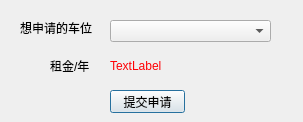
<?xml version="1.0" encoding="UTF-8"?>
<ui version="4.0">
 <class>ApplicateCarDialog</class>
 <widget class="QDialog" name="ApplicateCarDialog">
  <property name="geometry">
   <rect>
    <x>0</x>
    <y>0</y>
    <width>303</width>
    <height>122</height>
   </rect>
  </property>
  <property name="windowTitle">
   <string>申请车位</string>
  </property>
  <widget class="QComboBox" name="boxCar">
   <property name="geometry">
    <rect>
     <x>110</x>
     <y>20</y>
     <width>161</width>
     <height>22</height>
    </rect>
   </property>
  </widget>
  <widget class="QLabel" name="txtCar">
   <property name="geometry">
    <rect>
     <x>20</x>
     <y>20</y>
     <width>101</width>
     <height>16</height>
    </rect>
   </property>
   <property name="text">
    <string>想申请的车位</string>
   </property>
  </widget>
  <widget class="QPushButton" name="btnSubmit">
   <property name="geometry">
    <rect>
     <x>110</x>
     <y>90</y>
     <width>75</width>
     <height>23</height>
    </rect>
   </property>
   <property name="text">
    <string>提交申请</string>
   </property>
  </widget>
  <widget class="QLabel" name="label">
   <property name="geometry">
    <rect>
     <x>50</x>
     <y>60</y>
     <width>54</width>
     <height>12</height>
    </rect>
   </property>
   <property name="text">
    <string>租金/年</string>
   </property>
  </widget>
  <widget class="QLabel" name="txtPrice">
   <property name="geometry">
    <rect>
     <x>110</x>
     <y>60</y>
     <width>54</width>
     <height>12</height>
    </rect>
   </property>
   <property name="styleSheet">
    <string notr="true">color: rgb(255, 0, 4);</string>
   </property>
   <property name="text">
    <string>TextLabel</string>
   </property>
  </widget>
 </widget>
 <resources/>
 <connections>
  <connection>
   <sender>btnSubmit</sender>
   <signal>clicked()</signal>
   <receiver>ApplicateCarDialog</receiver>
   <slot>applicate()</slot>
   <hints>
    <hint type="sourcelabel">
     <x>147</x>
     <y>71</y>
    </hint>
    <hint type="destinationlabel">
     <x>151</x>
     <y>51</y>
    </hint>
   </hints>
  </connection>
  <connection>
   <sender>boxCar</sender>
   <signal>currentTextChanged(QString)</signal>
   <receiver>ApplicateCarDialog</receiver>
   <slot>getPrice(QString)</slot>
   <hints>
    <hint type="sourcelabel">
     <x>190</x>
     <y>30</y>
    </hint>
    <hint type="destinationlabel">
     <x>151</x>
     <y>60</y>
    </hint>
   </hints>
  </connection>
 </connections>
 <slots>
  <slot>applicate()</slot>
  <slot>getPrice(QString)</slot>
 </slots>
</ui>
